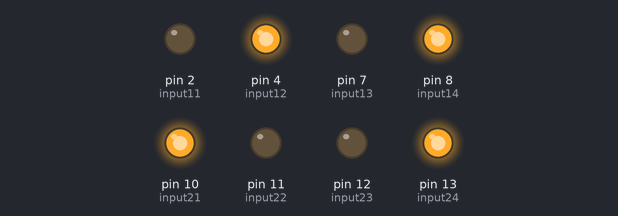
Recording of a sketch running on a simulated Arduino Uno, built with avr-gcc and run on an emulated ATmega328P. On the bench: output pins drawn as LEDs (lit = HIGH).

Above: at 0.1 s.
Timing chart, 0 to 1.6 s (numbered marks = the images above):
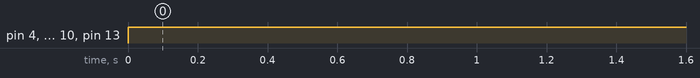

The sketch:

forward.ino
```cpp
/*
  --> This sketch runs all motors in forward direction.
  --> After setting up the Robot, upload this sketch to arduino.
  --> This can be used to test if motors are working correctly or not
*/


// motor driver 1
// motor one
int input11 = 2;
int input12 = 4;


// motor two
int input13 = 7;
int input14 = 8;


// motor driver 2
// motor three
int input23 = 12;
int input24 = 13;


// motor four
int input21 = 10;
int input22 = 11;


void setup()
{
  //motor drive 1
  // motor 1
  pinMode(input11, OUTPUT);
  pinMode(input12, OUTPUT);

  // motor 2
  pinMode(input13, OUTPUT);
  pinMode(input14, OUTPUT);

  //motor drive 2
  // motor 3
  pinMode(input23, OUTPUT);
  pinMode(input24, OUTPUT);

  // motor 4
  pinMode(input21, OUTPUT);
  pinMode(input22, OUTPUT);

  Serial.begin(9600);

}


// this function will run all the motors in forward direction
void move_forward()
{
  //assigning input directions to motor driver 1

  // motor 1
  digitalWrite(input11, LOW);
  digitalWrite(input12, HIGH);

  //motor 2
  digitalWrite(input13, LOW);
  digitalWrite(input14, HIGH);

  //assigning input directions to motor driver 2

  //motor 3
  digitalWrite(input23, LOW);
  digitalWrite(input24, HIGH);

  //motor 4
  digitalWrite(input21, HIGH);
  digitalWrite(input22, LOW);

  //assigning input speeds to motors

  delay(2000);

}
void loop()
{
  move_forward();
  delay(2000);
}
```

Measured:
- by itself, pin 4 (input12), pin 8 (input14), pin 10 (input21), pin 13 (input24): LOW → HIGH at 0.00 s
